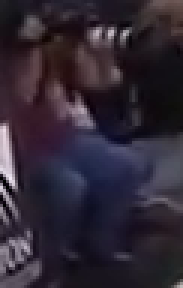
#> input picture images/ROI_(153, 136).png, 61 x 96 px, found by its file name (shown 3 times larger); its folder holds only this picture in this run
$ jupyter execute --allow-errors color_classification.ipynb   (shell and % lines are left out)
#> lines starting #> are read from the running program, lines starting #| are printed output that depends on the picture
[cell 1]
import cv2
import numpy as np
import argparse
import ntpath
import os
import matplotlib.pyplot as plt
from sklearn.cluster import KMeans
import csv


def find_histogram(clt):
    """
    create a histogram with k clusters
    :param: clt
    :return:hist
    """
    numLabels = np.arange(0, len(np.unique(clt.labels_)) + 1)
    (hist, _) = np.histogram(clt.labels_, bins=numLabels)

    hist = hist.astype("float")
    hist /= hist.sum()
    return hist

def plot_colors(hist, centroids):
    bar = np.zeros((50, 300, 3), dtype="uint8")
    startX = 0

    for (percent, color) in zip(hist, centroids):
        print("Color %s" %color.astype("uint8").tolist())
        print("Percentage %d%%" %int(percent*100))
        # plot the relative percentage of each cluster
        endX = startX + (percent * 300)
        cv2.rectangle(bar, (int(startX), 0), (int(endX), 50),
                      color.astype("uint8").tolist(), -1)
        startX = endX

    # return the bar chart
    return bar

def print_colors(hist, centroids):
    for (percent, color) in zip(hist, centroids):
        p = int(percent*100)
        print("%d%% Color %s" %(p, color))

def save_color_bar(bar, filename):
    head, tail = ntpath.split(filename)
    parts = tail.split(".")
    output = "{}/{}-colorbar.jpg".format(head, parts[0])
    print("Color bar stored in %s" %output)
    cv2.imwrite(output, bar)


# construct the argument parse and parse the arguments
path = "/Users/gauravmohan/Documents/PycharmProjects/basketball/basketballVideoAnalysis-master/mini-map-tutorial/images"
with open('team_color.csv', mode='w') as team_color_file:
    team_color_writer = csv.writer(team_color_file, delimiter=',', quotechar='"', quoting=csv.QUOTE_MINIMAL)
    team_color_writer.writerow(['team', 'red', 'green', 'blue', 'percentage'])

    f = []
    for filename in os.listdir(path):
        image_file = filename
        print((image_file))
        img = cv2.imread(path+'/'+str(image_file))
#> img is the input picture: shape (96, 61, 3); mean B, G, R 52, 39.6, 48

        fig = plt.figure(figsize=(15, 10))
        plt.axis('off')
        for i in range(3):
            for j in range(5):
                k = i*5 + j + 1
                fig.add_subplot(3, 5, k)
                plt.axis('off')
                plt.imshow(img)
        print(img)
#> (printed output is left out)
        try:
            img = cv2.cvtColor(img, cv2.COLOR_BGR2RGB)
        except:
            break

        img = img.reshape((img.shape[0] * img.shape[1],3)) #represent as row*column,channel number
        clt = KMeans(n_clusters=1) #cluster number
        clt.fit(img)

        hist = find_histogram(clt)
        print_colors(hist, clt.cluster_centers_)

        bar = plot_colors(hist, clt.cluster_centers_)
#> after the loop in plot_colors, `for (percent, color) in zip(hist, centroids):`:
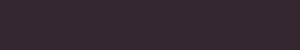
#> bar: shape (50, 300, 3); mean of channels 0, 1, 2 48, 39, 52; drawn as B, G, R

        for (percent, color) in zip(hist, clt.cluster_centers_):
            colorList = color.astype("uint8").tolist()
            # hexColor = '#%02x%02x%02x' %(colorList[0], colorList[1], colorList[2])
            #hexa = '%02x%02x%02x' % tuple((colorList[0], colorList[1], colorList[2]))
            team_color_writer.writerow([filename, colorList[0], colorList[1], colorList[2]])

        # [6 lines of commented-out code are left out]
